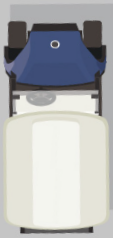
#> input picture Program/Dataset/golf_car.png, 113 x 238 px, found by its file name
$ python Step2_create_program_chessboard_layout.py
#> lines starting #> are read from the running program, lines starting #| are printed output that depends on the picture; after the words box and inside, x2 and y2 are one past the last pixel; in counts of white or black regions, pixels touching at a corner belong together
### Development_Program/param_settings.py
import cv2
import numpy as np
import matplotlib.pyplot as plt
import matplotlib.patches as patches

Golf_img_Path = '../Dataset/golf_car.png'
img_car = cv2.imread(Golf_img_Path, cv2.IMREAD_UNCHANGED)
#> img_car is the input picture: shape (238, 113, 4); mean B, G, R, A 179.5, 178, 176.4, 255
camera_names = ["front", "back", "left", "right"]

# --------------------------------------------------------------------
# (shift_width, shift_height): how far away the birdview looks outside
# of the calibration pattern in horizontal and vertical directions
shift_w = 400
shift_h = 400

Cal_size_w = 120
Cal_size_h = 120

# Size of the car in pixels
Car_size_w = 110
Car_size_h = 250

# Size of the gap between the calibration pattern and the car
inn_shift_w = 45
inn_shift_h = 45

# Define destination points for perspective transformation
# จุดซ้ายบนของรถ (Top-left)
top_left_x = shift_w + Cal_size_w + inn_shift_w
top_left_y = shift_h + Cal_size_h + inn_shift_h

Car_dst_points = np.float32([
    [top_left_x, top_left_y],
    [top_left_x + Car_size_w, top_left_y],
    [top_left_x, top_left_y + Car_size_h],
    [top_left_x + Car_size_w, top_left_y + Car_size_h]
])
# --------------------------------------------------------------------

# Total width/height of the stitched image

total_w = (2 * (shift_w + Cal_size_w + inn_shift_w)) + Car_size_w
total_h = (2 * (shift_h + Cal_size_h + inn_shift_h)) + Car_size_h
print(f"Total Width: {total_w}, Total Height: {total_h}")
# Four corners of the rectangular region occupied by the car
xl = shift_w + Cal_size_w + inn_shift_w
xr = xl + Car_size_w
yt = shift_h + Cal_size_h + inn_shift_h
yb = yt + Car_size_h

# --------------------------------------------------------------------

project_shapes = {
    "front": (total_w, yt),
    "back":  (total_w, yt),
    "left":  (total_h, xl),
    "right": (total_h, xl)
}

# --------------------------------------------------------------------
# Correct outer boundary (shrink inward from total image size)
outer_xl = shift_w
outer_xr = total_w - shift_w
outer_yt = shift_h
outer_yb = total_h - shift_h

# Correct inner boundary (gap between calibration pattern and car)
inner_xl = xl - inn_shift_w
inner_xr = xr + inn_shift_w
inner_yt = yt - inn_shift_h
inner_yb = yb + inn_shift_h


# Chessboard configurations
chessboard_config = {
    "front": {
        "inner_dst_pts": np.array([
            [shift_w + 150, shift_h + 10],   # 450, 310
            [shift_w + 290, shift_h + 10],   # 590, 310
            [shift_w + 150, shift_h + 110],  # 450, 410
            [shift_w + 290, shift_h + 110],  # 590, 410
        ], dtype=np.float32),
        "rows": 5, "cols": 7,
        "chessboard_width": 140,
        "chessboard_height": 100
    },
    "left": {
        "inner_dst_pts": np.array([
            [shift_w + 10,  shift_h + 224],  # 310, 524
            [shift_w + 110, shift_h + 224],  # 410, 524
            [shift_w + 10,  shift_h + 364],  # 310, 664
            [shift_w + 110, shift_h + 364],  # 410, 664
        ], dtype=np.float32),
        "rows": 7, "cols": 5,
        "chessboard_width": 100,
        "chessboard_height": 140
    },
    "right": {
        "inner_dst_pts": np.array([
            [shift_w + 330, shift_h + 224],  # 630, 524
            [shift_w + 430, shift_h + 224],  # 730, 524
            [shift_w + 330, shift_h + 364],  # 630, 664
            [shift_w + 430, shift_h + 364],  # 730, 664
        ], dtype=np.float32),
        "rows": 7, "cols": 5,
        "chessboard_width": 100,
        "chessboard_height": 140
    },
    "rear": {
        "inner_dst_pts": np.array([
            [shift_w + 150, shift_h + 470],  # 450, 781
            [shift_w + 290, shift_h + 470],  # 590, 781
            [shift_w + 150, shift_h + 570],  # 450, 891
            [shift_w + 290, shift_h + 570],  # 590, 891
        ], dtype=np.float32),
        "rows": 5, "cols": 7,
        "chessboard_width": 140,
        "chessboard_height": 100
    }
}

# [71 lines left out: function main, not called in this run]

# [2 lines that do not run on import are left out]

### Development_Program/Step2_create_program_chessboard_layout.py
"""
This script generates a perspective-transformed chessboard pattern for camera calibration.

How it works:
1. Creates a white background image ( image_size_W x image_size_H pixels).
2. Defines four chessboard configurations for different views: 'front', 'left', 'Right', 'rear'.
3. Generates a 5x7 or 7x5 black-and-white chessboard based on each configuration.
4. Computes the perspective transformation matrix and applies a warp to position the chessboard correctly.
5. Adds a white border around the transformed chessboard.
6. Overlays the transformed chessboard onto the background.
7. Displays each generated chessboard for 0.5 seconds.
8. Saves the final chessboard images to the 'chessboard' directory.

Output:
- The script generates four images:
    chessboard/
      ├── warped_chessboard_front.png
      ├── warped_chessboard_left.png
      ├── warped_chessboard_Right.png
      ├── warped_chessboard_rear.png
"""
import cv2
import numpy as np
import os
from param_settings import xl, xr, yt, yb ,Car_dst_points,chessboard_config,total_w,total_h

# Set background image size (white background)
image_size_W = total_w
image_size_H = total_h
background = np.ones((image_size_H, image_size_W, 3), dtype=np.uint8) * 255


# Define the four chessboard configurations
chessboard_config_ = chessboard_config

# Create output directory if not exists
output_dir = "chessboard"
os.makedirs(output_dir, exist_ok=True)

for image_selected, config in chessboard_config_.items():
    print(f"Processing chessboard for: {image_selected}")

    # Extract configuration
    inner_dst_pts       = config["inner_dst_pts"]
    rows, cols          = config["rows"], config["cols"]
    chessboard_width    = config["chessboard_width"]
    chessboard_height   = config["chessboard_height"]

    # Calculate square size
    square_width = chessboard_width // cols
    square_height = chessboard_height // rows

    # Create the chessboard pattern
    chessboard = np.ones((chessboard_height, chessboard_width, 3), dtype=np.uint8) * 255
    for i in range(rows):
        for j in range(cols):
            if (i + j) % 2 == 0:  # Alternate black and white squares
                x_start = j * square_width
                y_start = i * square_height
                cv2.rectangle(chessboard, (x_start, y_start),
                              (x_start + square_width, y_start + square_height),
                              (0, 0, 0), -1)

    # Define source points (chessboard corners)
    inner_src_pts = np.array([
        [0, 0],
        [chessboard_width, 0],
        [0, chessboard_height],
        [chessboard_width, chessboard_height]
    ], dtype=np.float32)

    # Compute perspective transformation matrix
    M = cv2.getPerspectiveTransform(inner_src_pts, inner_dst_pts)

    # Warp the chessboard onto the destination perspective
    warped_chessboard = cv2.warpPerspective(chessboard, M, (image_size_W, image_size_H),
                                            flags=cv2.INTER_NEAREST,
                                            borderMode=cv2.BORDER_CONSTANT,
                                            borderValue=(255, 255, 255))

    # Create a white border around the chessboard
    border_thickness = 20
    cv2.rectangle(warped_chessboard,
                  (int(inner_dst_pts[0][0] - border_thickness), int(inner_dst_pts[0][1] - border_thickness)),
                  (int(inner_dst_pts[3][0] + border_thickness), int(inner_dst_pts[3][1] + border_thickness)),
                  (255, 255, 255), border_thickness)

    # Overlay the transformed chessboard onto the background
    result = background.copy()
    result = cv2.bitwise_and(result, warped_chessboard)

    # Display the result
    cv2.imshow(f"Result - {image_selected}", result)
    cv2.waitKey(500)  # Display each image for 0.5 seconds

    # Save the generated chessboard image
    output_path = os.path.join(output_dir, f'warped_chessboard_{image_selected}.png')
    cv2.imwrite(output_path, result)
    print(f"Saved: {output_path}")
#> this loop made 4 passes
#> pass 1, `cv2.imshow(f"Result - {image_selected}", result)`:
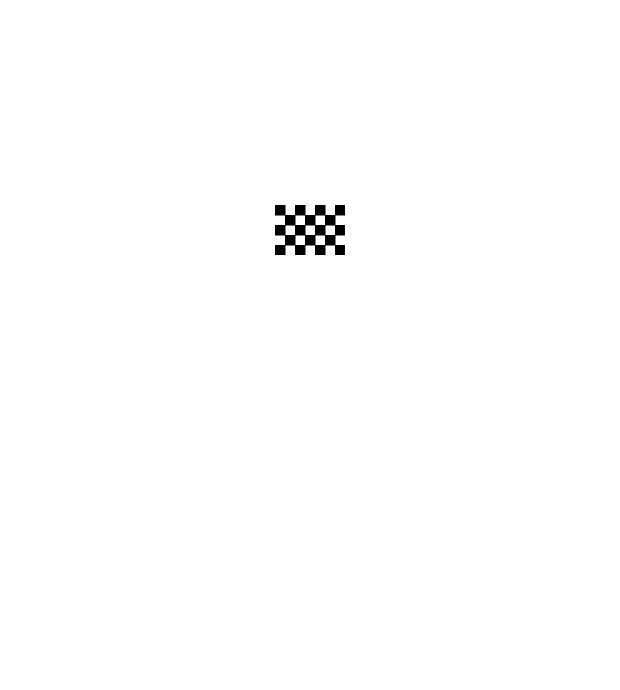
#> window 'Result - front': shape (1380, 1240, 3) (shown at 1/2 size); 99.5% white; 1 black region, box (x1, y1, x2, y2) and area: (550, 410, 690, 510) 7768
#> pass 2, `cv2.imshow(f"Result - {image_selected}", result)`:
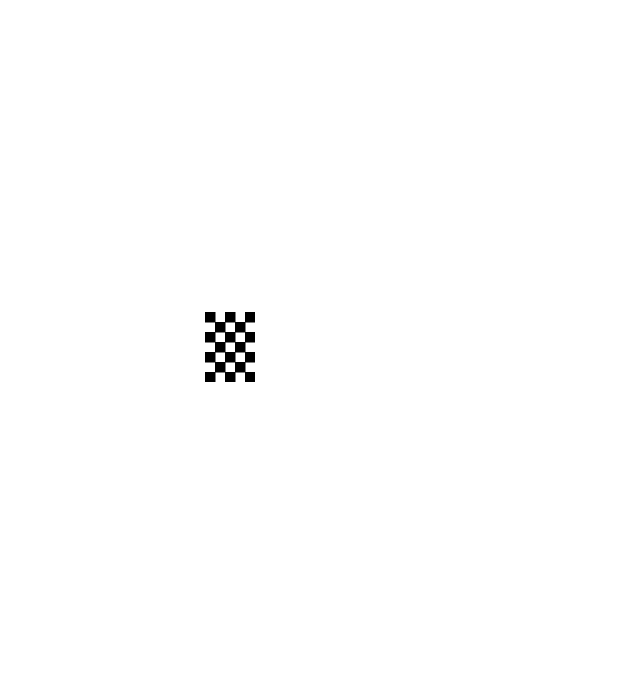
#> window 'Result - left': shape (1380, 1240, 3) (shown at 1/2 size); 99.5% white; 1 black region, box (x1, y1, x2, y2) and area: (410, 624, 510, 764) 7768
#> after the loop:
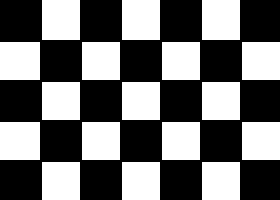
#> chessboard: shape (100, 140, 3) (shown 2 times larger); 44.5% white; 17 white regions, largest, box (x1, y1, x2, y2) and area: (21, 0, 40, 20) 380, (61, 0, 80, 20) 380, (101, 0, 120, 20) 380
#> after the loop:
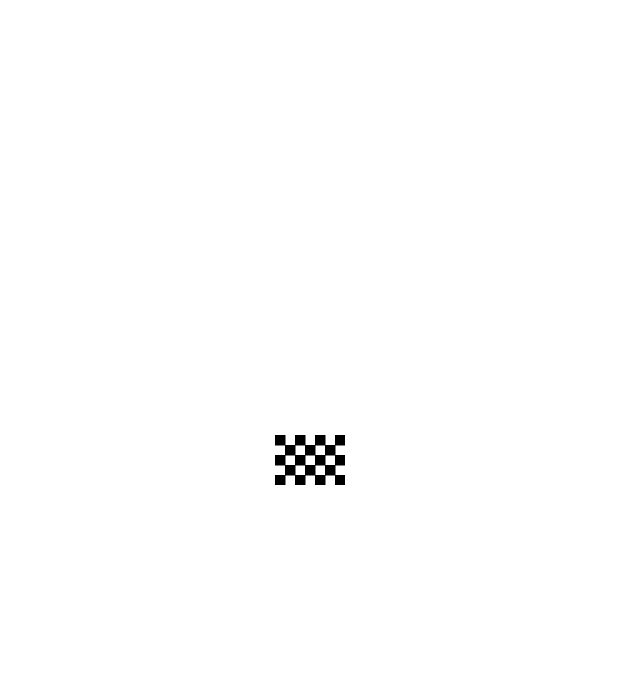
#> warped_chessboard: shape (1380, 1240, 3) (shown at 1/2 size); 99.5% white; 1 black region, box (x1, y1, x2, y2) and area: (550, 870, 690, 970) 7768

cv2.destroyAllWindows()
print("All chessboard images processed successfully.")
